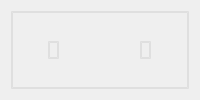
        <widget class="QWidget" name="tab_3">
         <attribute name="title">
          <string>单屏左右显示</string>
         </attribute>
         <layout class="QVBoxLayout" name="verticalLayout_6">
          <item>
           <widget class="QWidget" name="display_widget_lr" native="true">
            <property name="styleSheet">
             <string notr="true">border:2px double;
border-color: rgb(223, 223, 223);</string>
            </property>
            <layout class="QHBoxLayout" name="horizontalLayout">
             <property name="leftMargin">
              <number>0</number>
             </property>
             <property name="topMargin">
              <number>0</number>
             </property>
             <property name="rightMargin">
              <number>0</number>
             </property>
             <property name="bottomMargin">
              <number>0</number>
             </property>
             <item alignment="Qt::AlignHCenter|Qt::AlignVCenter">
              <widget class="QLabel" name="show_pic_lb_2">
               <property name="maximumSize">
                <size>
                 <width>16777215</width>
                 <height>16777215</height>
                </size>
               </property>
               <property name="toolTip">
                <string>失真照片</string>
               </property>
               <property name="whatsThis">
                <string/>
               </property>
               <property name="text">
                <string/>
               </property>
              </widget>
             </item>
             <item alignment="Qt::AlignHCenter|Qt::AlignVCenter">
              <widget class="QLabel" name="show_pic_lb_4">
               <property name="maximumSize">
                <size>
                 <width>16777215</width>
                 <height>16777215</height>
                </size>
               </property>
               <property name="toolTip">
                <string>原始照片</string>
               </property>
               <property name="text">
                <string/>
               </property>
              </widget>
             </item>
            </layout>
           </widget>
          </item>
         </layout>
        </widget>
